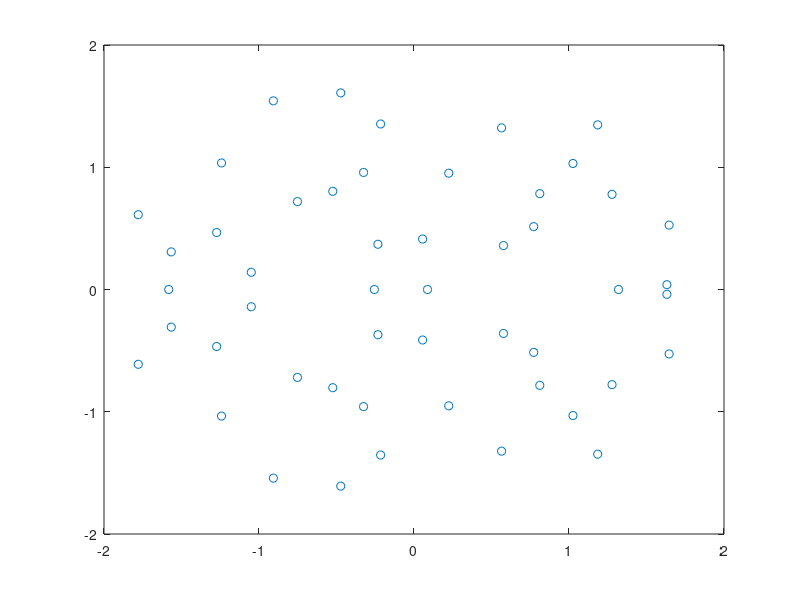

This figure's MATLAB source: (Note: this script raises an error after producing the figure.)
close all
clear
clc

% Sompolinsky 1988 chaotic rate network integrated with ode45
%   dx_i/dt = -x_i + sum_j J_ij * tanh(x_j)
%   J_ij ~ N(0, g^2 / n), choose g slightly > 1 for weak chaos

rng(2); % reproducibility

% Lyapunov method selection
Lya_method = 'benettin'; % 'benettin', 'qr', or 'none'

% Parameters
n = 50;      % n
g = 2;              % gain (slightly chaotic when > 1)
fs = 500;          % sampling frequency (Hz)
dt = 1/fs;
tspan = [0, 500];       % seconds
t = linspace(tspan(1), tspan(2), (tspan(2)-tspan(1))*fs + 1)'; % time vector
nt = length(t);
m = 0.6; % negative feedback
mu_E = 1;
mu_I = -1;
M = [mu_E.*ones(n,n/2), mu_I.*ones(n,n/2)];
% Connectivity: Gaussian with mean 0 and variance g^2/n
J = (g / sqrt(n)) * (randn(n, n)+M);
J(rand(n,n)<0.5) = 0; 

% J=J-mean(J,2)./n; % row sum to zero

eigJ = eig(J);
figure
plot(real(eigJ),imag(eigJ),'o')

% External input stimulus (n x time)
u = zeros(n, nt); % User can customize this as needed

amp = 0.25;

stim_change_interval = (tspan(2)-tspan(1))/5; % how often stimulus changes (in seconds)

% Calculate number of time steps per stimulus and number of stimuli needed
steps_per_stim = round(stim_change_interval * fs);
num_stimuli = ceil(nt / steps_per_stim);

% Pre-generate all stimulus vectors
stim_vectors = amp .* randn(n, num_stimuli);
stim_vectors(:,3) = stim_vectors(:,2); % continue 2

% Fill u with the pre-generated stimulus vectors using a for loop
for i = 1:num_stimuli
    start_idx = (i-1) * steps_per_stim + 1;
    end_idx = min(i * steps_per_stim, nt);
    u(:, start_idx:end_idx) = repmat(stim_vectors(:, i), 1, end_idx - start_idx + 1);
end

% Initial condition (small random perturbation)
x0 = 0.05+0.1 * randn(n, 1);

% ODE right-hand side (now with external stimulus)
rhs = @(t_current, x) rhs_somp(t_current, x, t, u, J, m);

% Integrate
opts = odeset('RelTol', 1e-8, 'AbsTol', 1e-8, 'MaxStep', dt);
[t_out, X] = ode45(rhs, t, x0, opts);

%% Compute Lyapunov exponent(s)
params.n = n;
params.J = J;
params.m = m;
N_sys_eqs = n;
T = tspan;
ode_solver = @ode45;

lya_results = struct();

if ~strcmpi(Lya_method, 'none')
    % Adjust lya_dt based on method: QR needs longer interval
    if strcmpi(Lya_method, 'qr')
        lya_dt = 50*dt;  % Longer interval for QR method
    else
        lya_dt = 5*dt;   % Standard interval for Benettin
    end
    lya_fs = 1/lya_dt;
    
    switch lower(Lya_method)
        case 'benettin'
            fprintf('Computing largest Lyapunov exponent using Benettin''s algorithm...\n');
            d0 = 1e-3;
            [LLE, local_lya, finite_lya, t_lya] = benettin_algorithm(X, t_out, dt, fs, d0, T, lya_dt, params, opts, @rhs_somp_wrapper, t, u, ode_solver);
            fprintf('Largest Lyapunov Exponent: %.4f\n', LLE);
            lya_results.LLE = LLE; 
            lya_results.local_lya = local_lya; 
            lya_results.finite_lya = finite_lya; 
            lya_results.t_lya = t_lya;
            
        case 'qr'
            fprintf('Computing full Lyapunov spectrum using QR decomposition method...\n');
            [LE_spectrum, local_LE_spectrum_t, finite_LE_spectrum_t, t_lya] = lyapunov_spectrum_qr(X, t_out, lya_dt, params, ode_solver, opts, @rhs_somp_Jacobian, T, N_sys_eqs, fs);
            fprintf('Largest Lyapunov Exponent: %.4f\n', LE_spectrum(1));
            fprintf('Lyapunov Dimension: %.2f\n', compute_kaplan_yorke_dimension(LE_spectrum));
            lya_results.LE_spectrum = LE_spectrum; 
            lya_results.local_LE_spectrum_t = local_LE_spectrum_t; 
            lya_results.finite_LE_spectrum_t = finite_LE_spectrum_t; 
            lya_results.t_lya = t_lya; 
            lya_results.N_sys_eqs = N_sys_eqs;
            
        otherwise
            error('Unknown Lyapunov method: %s. Use ''benettin'', ''qr'', or ''none''.', Lya_method);
    end
end

%% Plots
% Plot: activity over time (all neurons)
figure('Color', 'w');
set(gcf,'Position',[-2302         726        1574         543])
imagesc(t_out, 1:n, X.');
axis xy tight
colormap turbo
colorbar
xlabel('Time (s)')
ylabel('Neuron index')
title(sprintf('Sompolinsky network dynamics (n = %d, g = %.2f)', n, g))

% Also show trajectories of a subset of neurons and Lyapunov exponent(s)
if ~strcmpi(Lya_method, 'none')
    figure('Color', 'w');
    set(gcf,'Position',[-2244          82        1340         800])

    % Subplot 1: Sample neuron trajectories
    subplot(2,1,1)
    numToShow = n
    plot(t_out, X(:, 1:numToShow))
    xlabel('Time (s)')
    ylabel('x_i')
    title(sprintf('Sample neuron trajectories (first %d)', numToShow))

    % Subplot 2: Lyapunov exponent(s)
    subplot(2,1,2)
    
    if strcmpi(Lya_method, 'benettin')
        % Plot for Benettin's method (single exponent)
        [bL,aL] = butter(3,0.05/(lya_fs/2),'low');
        local_lya_filt = filtfilt(bL,aL,lya_results.local_lya);
        
        plot(lya_results.t_lya, lya_results.local_lya, 'LineWidth', 1.5)
        hold on
        plot(lya_results.t_lya, local_lya_filt,'LineWidth',1.5)
        yline(lya_results.LLE, '--r', 'LineWidth', 2)
        xlabel('Time (s)')
        ylabel('Local Lyapunov Exponent')
        title(sprintf('Local Lyapunov Exponent (LLE = %.4f)', lya_results.LLE))
        legend('Local', 'Filtered', 'Mean LLE', 'Location', 'best')
        
    elseif strcmpi(Lya_method, 'qr')
        % Plot for QR method (full spectrum)
        plot(lya_results.t_lya, lya_results.local_LE_spectrum_t, 'LineWidth', 1)
        hold on
        % Highlight the largest exponent
        plot(lya_results.t_lya, lya_results.local_LE_spectrum_t(:,1), 'r', 'LineWidth', 1)
        yline(0, '--k', 'LineWidth', 1)
        xlabel('Time (s)')
        ylabel('Lyapunov Exponents')

        title(sprintf('Lyapunov Spectrum (LLE = %.4f)', lya_results.LE_spectrum(1)))
        legend_entries = cell(1, min(5, lya_results.N_sys_eqs));
        for i = 1:min(5, lya_results.N_sys_eqs)
            legend_entries{i} = sprintf('\\lambda_%d = %.3f', i, lya_results.LE_spectrum(i));
        end
        legend(legend_entries, 'Location', 'best')
    end
end

%% Subfunction: ODE right-hand side with external stimulus
function dx_dt = rhs_somp(t_current, x, t_vec, u, J, m)
    % Persistent variables for efficient interpolation
    persistent u_interpolant t_vec_last;
    
    % Create or update griddedInterpolant if time vector has changed
    if isempty(u_interpolant) || isempty(t_vec_last) || ...
       numel(t_vec_last) ~= numel(t_vec) || t_vec_last(1) ~= t_vec(1) || t_vec_last(end) ~= t_vec(end)
        
        % Use 'linear' interpolation and 'none' for extrapolation
        % This returns NaN for out-of-bounds queries to catch errors
        u_interpolant = griddedInterpolant(t_vec, u', 'linear', 'none');
        t_vec_last = t_vec;
    end
    
    % Interpolate u at current time (u_interpolant returns 1 x n, transpose to n x 1)
    u_t = u_interpolant(t_current)';
    
    % Compute derivative: dx/dt = -x + J * relu(x) + u(t)
    % relu with saturation at 5
    % dx_dt = 0.5-m.*x + J * min(max(x, 0), 1) + u_t;
    % dx_dt = -m.*x + J * tanh(max(x, 0)) + u_t;
    dx_dt = -m.*x + J * tanh(x) + u_t;
end

%% Wrapper function for benettin_algorithm
function dx_dt = rhs_somp_wrapper(tt, XX, t_ex, u_ex, params)
    dx_dt = rhs_somp(tt, XX, t_ex, u_ex, params.J, params.m);
end

%% Jacobian function for lyapunov_spectrum_qr
function J_jac = rhs_somp_Jacobian(tt, x, params)
    % Jacobian of dx/dt = -m*x + J*tanh(x) + u(t)
    % d/dx[tanh(x)] = sech(x)^2 = 1 - tanh(x)^2
    % J_jac = -m*I + J * diag(1 - tanh(x).^2)
    n = params.n;
    J_jac = -params.m * eye(n) + params.J * diag(1 - tanh(x).^2);
end

%% Helper function to compute Kaplan-Yorke dimension
function D_KY = compute_kaplan_yorke_dimension(lambda)
    % Compute Kaplan-Yorke (Lyapunov) dimension from spectrum
    % lambda: sorted Lyapunov exponents (descending order)
    
    lambda = sort(lambda, 'descend');
    cumsum_lambda = cumsum(lambda);
    
    % Find largest j such that sum of first j exponents is non-negative
    j = find(cumsum_lambda >= 0, 1, 'last');
    
    if isempty(j)
        D_KY = 0;
    elseif j == length(lambda)
        D_KY = length(lambda);
    else
        D_KY = j + cumsum_lambda(j) / abs(lambda(j+1));
    end
end
